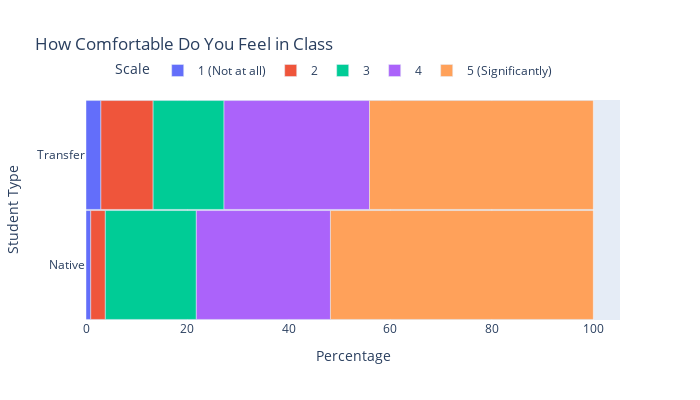

Notebook code for this chart:
### Code cell
fig = DivergingGraphPlot(transfer, native, label, graphTitle, X_title, Y_title)
fig.show()

X_label = ""
Y_label = "1(Not at All) ... 5(Significantly)"
x_label = ["Week 2", "Week 3", "Week 4", "Week 5", "Week 6", "Week 7", "Week 8", "Week 9"]
graphLabel = "How Comfortable Do You Feel in Class"
df = plotLineGraph(transfer, native, label, graphLabel, X_label, Y_label, x_label, x)
print(df)

### Figure 1 — Plotly figure (JSON) as saved in the notebook; plotly's stock layout.template omitted (floating-point values rounded to 4 significant figures)
{"data": [{"hovertemplate": "%{y}: %{x}", "name": "1 (Not at all)", "orientation": "h", "type": "bar", "x": [2.941, 0.9375], "y": ["Transfer", "Native"]}, {"hovertemplate": "%{y}: %{x}", "name": "2", "orientation": "h", "type": "bar", "x": [10.29, 2.875], "y": ["Transfer", "Native"]}, {"hovertemplate": "%{y}: %{x}", "name": "3", "orientation": "h", "type": "bar", "x": [13.97, 17.94], "y": ["Transfer", "Native"]}, {"hovertemplate": "%{y}: %{x}", "name": "4", "orientation": "h", "type": "bar", "x": [28.68, 26.44], "y": ["Transfer", "Native"]}, {"hovertemplate": "%{y}: %{x}", "name": "5 (Significantly)", "orientation": "h", "type": "bar", "x": [44.12, 51.81], "y": ["Transfer", "Native"]}], "layout": {"bargap": 0.01, "barmode": "relative", "height": 400, "legend": {"orientation": "h", "title": {"text": "Scale"}, "x": 0.05, "y": 1.2}, "title": {"text": "How Comfortable Do You Feel in Class"}, "width": 700, "xaxis": {"title": {"text": "Percentage"}}, "yaxis": {"autorange": "reversed", "title": {"text": "Student Type"}}}}
